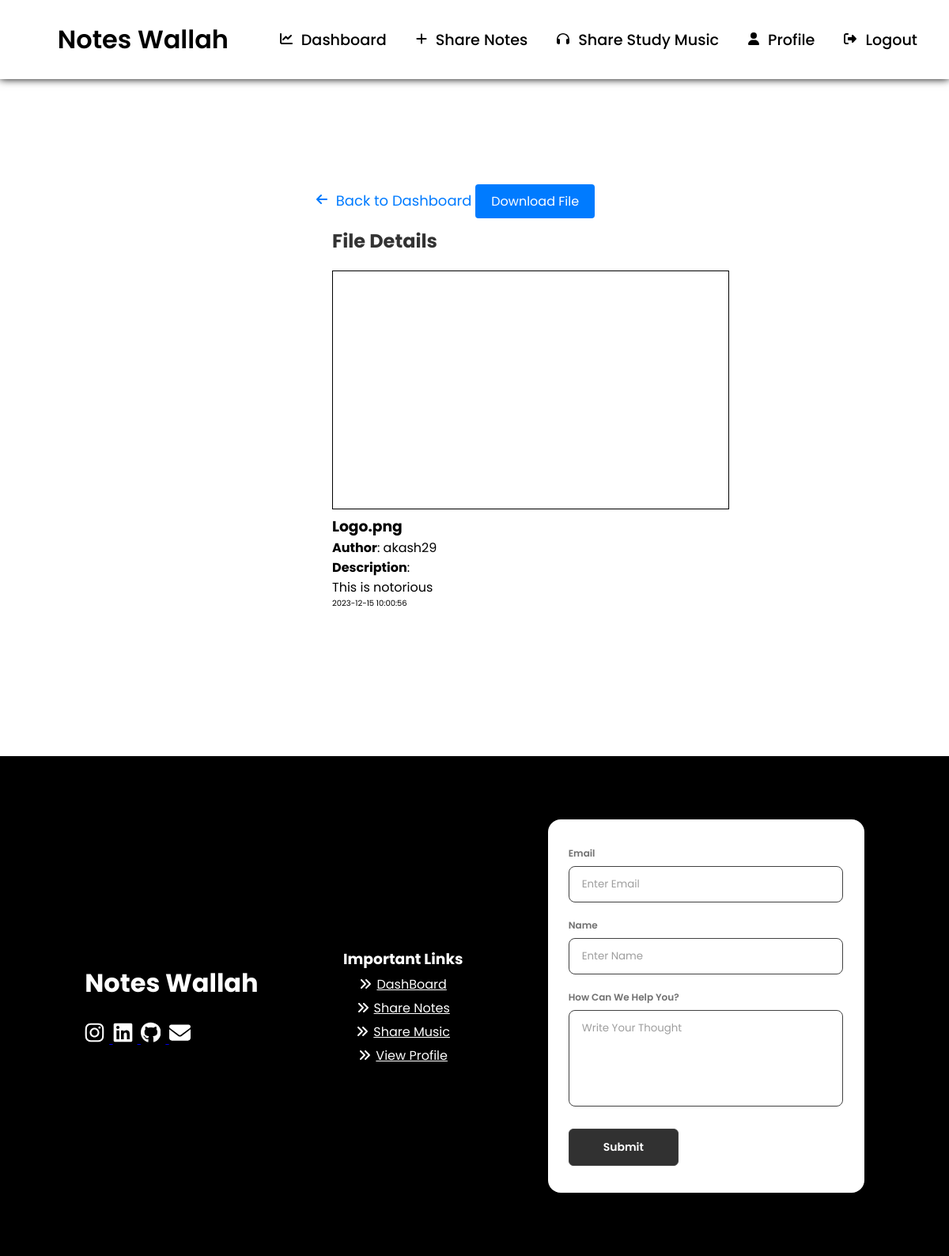
Before: /view_post/2 with the older database file.
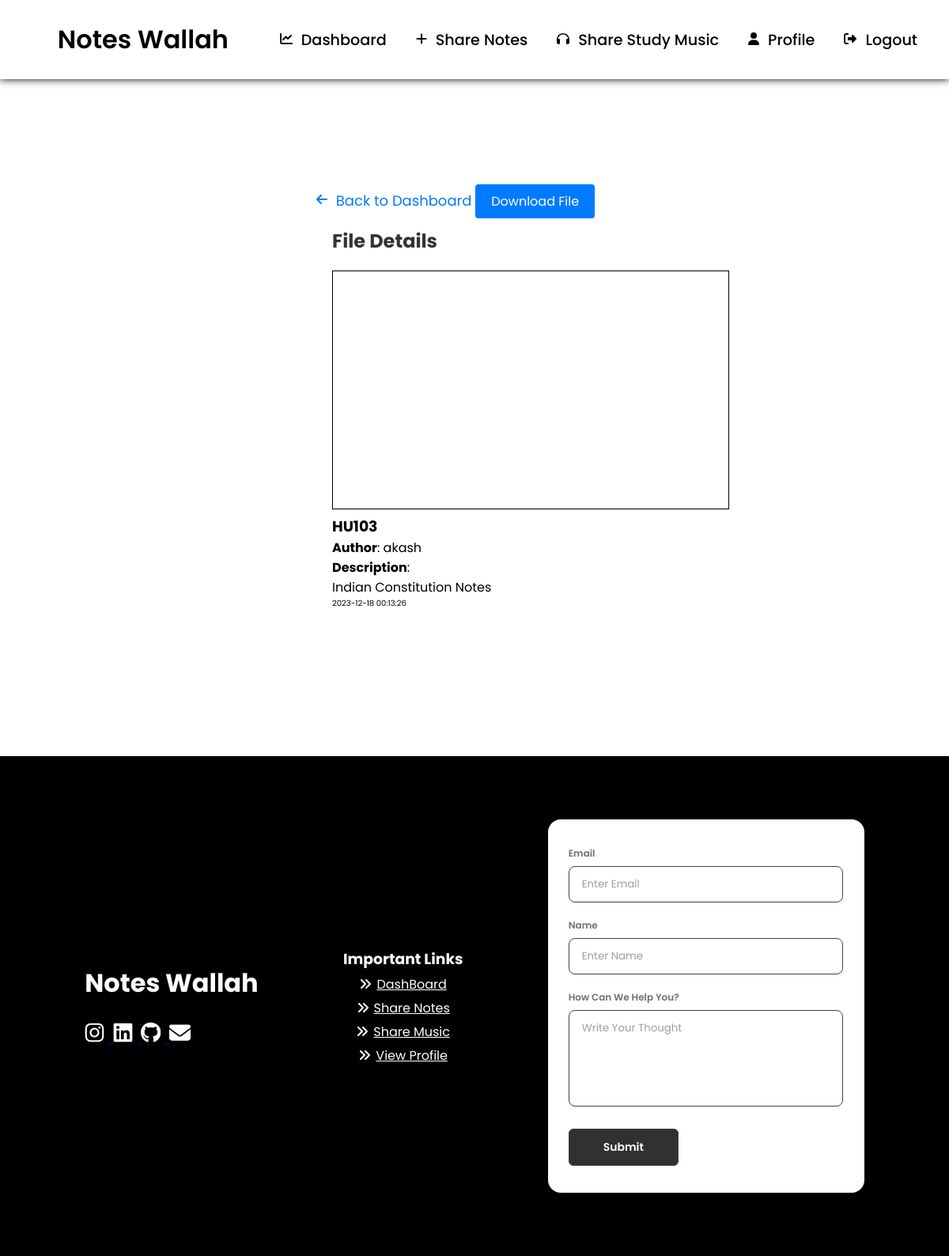
After: the same page with the newer database file.
### app.py (models this page shows)
class Post(db.Model):
    id = db.Column(db.Integer, primary_key=True)
    file_name = db.Column(db.String(100), nullable=False)
    file_description = db.Column(db.Text, nullable=True)
    file_path = db.Column(db.String(255), nullable=False)
    posted_at = db.Column(db.DateTime, default=ist_now)
    user_id = db.Column(db.Integer, db.ForeignKey('user.id'), nullable=False)

class User(db.Model):
    id = db.Column(db.Integer, primary_key=True)
    username = db.Column(db.String(30), nullable=False)
    email = db.Column(db.Text, nullable=False)
    password = db.Column(db.Text, nullable=False)
    posts = db.relationship('Post', backref='author', lazy=True)
    musics = db.relationship('Music', backref='author', lazy=True)
    profile_picture = db.Column(db.String(255), default='static/img/default.png')

### app.py (the view)
@app.route('/view_post/<int:post_id>')
def view_post(post_id):
    post = Post.query.get(post_id)
    file_path = post.file_path.replace("static/", "")
    if post:
        return render_template('view_post.html', post=post, file_path=file_path)
    else:
        abort(404)

### templates/view_post.html (shortened to what this page needs)
{% extends 'base.html' %}
{% block body %}
<div class="nav">
    <span id="mobileFriendlyHeader" style="display: flex; align-items: center; justify-content: space-between; margin: auto;">
        <a href="/dashboard" class="nav-brand">Notes Wallah</a>
    </span>
    <div class="nav-links">
        <a href="/dashboard">
            Dashboard
        </a>
        <a href="/create_post">
            <svg xmlns="http://www.w3.org/2000/svg" height="16" width="14" viewBox="0 0 448 512">
                <path fill="#000000"
                    d="M256 80c0-17.7-14.3-32-32-32s-32 14.3-32 32V224H48c-17.7 0-32 14.3-32 32s14.3 32 32 32H192V432c0 17.7 14.3 32 32 32s32-14.3 32-32V288H400c17.7 0 32-14.3 32-32s-14.3-32-32-32H256V80z" />
            </svg>
            Share Notes
        </a>
        <a href="/study_music">
            Share Study Music
        </a>
        <a href="/profile">
            <svg xmlns="http://www.w3.org/2000/svg" height="16" width="14" viewBox="0 0 448 512">
                <path fill="#000000"
                    d="M224 256A128 128 0 1 0 224 0a128 128 0 1 0 0 256zm-45.7 48C79.8 304 0 383.8 0 482.3C0 498.7 13.3 512 29.7 512H418.3c16.4 0 29.7-13.3 29.7-29.7C448 383.8 368.2 304 269.7 304H178.3z" />
            </svg>
            Profile
        </a>
        <a href="/logout">
            Logout
        </a>
    </div>
</div>
<div class="file-container" style="margin-top: 15vh;">
    <a href="/dashboard" style="color: #007bff; text-decoration: none; font-size: 18px; text-align: center;">
        Back to Dashboard
    </a>
    <a href="{{ url_for('download_file', post_id=post.id) }}" class="btn btn-primary">Download File</a>
    <div class="card">
        <div class="card-body">
            <h2 class="card-title">File Details</h2>
            <div class="post-details">
                {% if post.file_path %}
                <iframe src="{{url_for('static', filename=file_path)}}" frameborder="0" width="500" height="300"
                    style="border: 1px solid black;"></iframe>
                {% else %}
                <iframe src="Not Found" frameborder="0" width="500" height="300"
                    style="border: 1px solid black;"></iframe>
                {% endif %}
                <h3>{{ post.file_name }}</h3>
                <p class="text-muted"><b>Author</b>: {{ post.author.username }}</p>
                <p><b>Description</b>: <br> {{ post.file_description }}</p>
                <p class="text-muted" style="font-size: 10px;">{{ post.posted_at.strftime('%Y-%m-%d %H:%M:%S') }}</p>
                <br>
            </div>
        </div>
    </div>
</div>
{% endblock %}

### templates/base.html (shortened to what this page needs)
<!DOCTYPE html>
<html lang="en">
<head>
    <link rel="stylesheet" href="{{url_for('static', filename='style.css')}}">
</head>
<body>
    <div class="container">
        {% block body %}{% endblock %}
    </div>
    <footer class="footer">
        <div class="leftColumn">
            <h1>Notes Wallah</h1>
            <br>
            <div class="links">
                <a href="https://www.instagram.com/akash_nath29">
                </a>
                <a href="https://www.linkedin.com/in/akash-nath29/">
                </a>
                <a href="https://github.com/Akash-nath29">
                </a>
                <a href="mailto:devakash2905@gmail.com">
                </a>
            </div>
        </div>
        <div class="middleColumn">
            <h3>Important Links</h3>
                <a href="/dashboard">DashBoard</a>
                <a href="/create_post">Share Notes</a>
                <a href="/study_music">Share Music</a>
                <a href="/profile">View Profile</a>
        </div>
        <div class="lastColumn">
            <div class="contactForm">
                <div class="form-container">
                    <form class="form" action="https://formsubmit.co/41930605c3d9a45c598270cd40d75c57" method="POST">
                        <div class="form-group">
                            <label for="emailInput">Email</label>
                            <input type="text" id="emailInput" name="email" required placeholder="Enter Email"
                                autocomplete="off">
                        </div>
                        <div class="form-group">
                            <label for="nameInput">Name</label>
                            <input type="text" id="nameInput" name="name" required placeholder="Enter Name"
                                autocomplete="off">
                        </div>
                        <div class="form-group">
                            <label for="textarea">How Can We Help You?</label>
                            <textarea name="textarea" id="textarea" rows="10" cols="50" required
                                placeholder="Write Your Thought" autocomplete="off"></textarea>
                        </div>
                        <button class="form-submit-btn" type="submit">Submit</button>
                    </form>
                </div>
            </div>
        </div>
    </footer>
</body>
</html>

### static/style.css (style rules this page uses)
* { margin: 0; padding: 0; font-family: 'Poppins', sans-serif; }
.nav { width: 100%; height: 100px; display: flex; align-items: center; justify-content: space-between; box-shadow: 0 0 10px #000; background-color: #fff; position: sticky; top: 0; z-index: 1; }
.nav-brand { margin-left: 5vh; }
.nav-brand { font-size: 2rem; font-weight: 600; color: #000; text-decoration: none; }
.container { width: 100%; display: flex; flex-direction: column; align-items: center; justify-content: center; overflow-y: scroll; margin: 15vh 0; }
.nav { position: absolute; top: 0; width: 100%; height: 100px; box-shadow: 0 0 10px #000; display: flex; align-items: center; justify-content: space-between; }
.nav .nav-brand { margin-left: 5vh; }
.nav .nav-brand { font-size: 2rem; font-weight: 600; color: #000; text-decoration: none; }
.nav .nav-links { margin-right: 5vh; }
.nav .nav-links a { font-size: 1.2rem; font-weight: 500; color: #000; text-decoration: none; margin-left: 2rem; }
.file-container { margin: 20px; }
.card { width: 400px; margin: auto; }
.card-body { padding: 20px; }
.card-title { color: #333; }
.post-details { margin-top: 20px; }
.btn-primary { background-color: #007bff; color: #fff; padding: 10px 20px; text-decoration: none; border-radius: 4px; }
svg { margin-right: 0.5vw; }
.footer { display: flex; align-items: center; justify-content: space-evenly; padding: 5vh 0; width: 100%; overflow-x: none; background-color: #000; color: white; }
.middleColumn { display: flex; flex-direction: column; align-items: center; justify-content: center; gap: 5px; }
.middleColumn a { color: white; display: flex; align-items: center; justify-content: flex-start; }
.form-container { margin: 5vh 0; width: 400px; background: white; border: 2px solid transparent; padding: 32px 24px; font-size: 14px; color: white; display: flex; flex-direction: column; gap: 20px; box-sizing: border-box; border-radius: 16px; }
.form-container .form { display: flex; flex-direction: column; gap: 20px; }
.form-container .form-group { display: flex; flex-direction: column; gap: 2px; }
.form-container .form-group label { display: block; margin-bottom: 5px; color: #717171; font-weight: 600; font-size: 12px; }
.form-container .form-group input { width: 90%; padding: 12px 16px; border-radius: 8px; color: #000000; background-color: transparent; border: 1px solid #414141; }
.form-container .form-group textarea { width: 90%; padding: 12px 16px; border-radius: 8px; resize: none; color: #000000; height: 96px; border: 1px solid #414141; background-color: transparent; font-family: inherit; }
.form-container .form-group input::placeholder { opacity: 0.7; }
.form-container .form-group textarea::placeholder { opacity: 0.7; }
.form-container .form-submit-btn { display: flex; align-items: flex-start; justify-content: center; align-self: flex-start; font-family: inherit; color: #fff; font-weight: 600; width: 40%; background: #313131; border: 1px solid #414141; padding: 12px 16px; font-size: inherit; gap: 8px; margin-top: 8px; cursor: pointer; border-radius: 6px; transition: 0.4s; }

Changed rows visible on the page:
changed Post: file_name "Logo.png" → "HU103"; file_description "This is notorious" → "Indian Constitution Notes"; posted_at "2023-12-15 10:00:56" → "2023-12-18 00:13:26"
changed User: author.username "akash29" → "akash"
